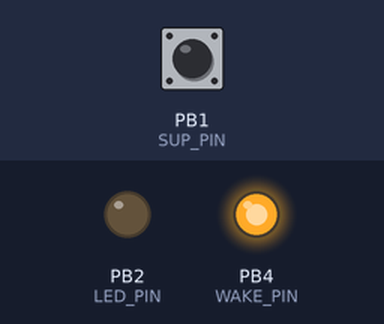
The sketch below on a simulated ATtiny85, built with avr-gcc and run on an emulated ATtiny85. Shown: output pins drawn as LEDs (lit = HIGH). The inputs (shaded band) are chosen by the test bench; at power-on: PB1 (SUP_PIN) LOW. Sleep ends after the set time or at an interrupt; pins used as bus, display or sensor lines are not drawn.

Above: at 8.25 s.
Timing chart, 0 to 13.7 s (numbered marks = the images above):
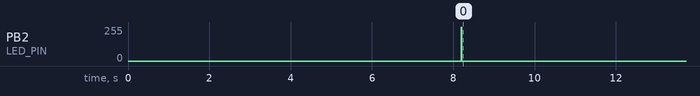

The sketch:

wilderness-watchdog.ino
```cpp
/*
 * TO DO
 *
 * -Need some way of telling if the ESP8266 is alive or dead
 *
 */

#include <avr/sleep.h>    // Sleep Modes
#include <avr/power.h>    // Power management
#include <avr/wdt.h>      // Watchdog timer

#define SUP_PIN  1
#define LED_PIN  2
#define RST_PIN  3
#define WAKE_PIN 4
#define THRESH   3200

//#define ADC_PIN  1
//#define LED_PIN  4

int f_wdt = 0;
long batteryVoltage = 0;
int serverUp = 0;

void setup() {
  pinMode(SUP_PIN, INPUT);
  pinMode(LED_PIN, OUTPUT);
  digitalWrite(LED_PIN, LOW);
  pinMode(WAKE_PIN, OUTPUT);
  digitalWrite(WAKE_PIN, HIGH);
  pinMode(RST_PIN, OUTPUT);
  digitalWrite(RST_PIN, HIGH);
  enterSleep();
}

void loop() {
  wdt_reset();
  batteryVoltage = readVcc();
  serverUp = digitalRead(SUP_PIN);

  if (batteryVoltage < THRESH ) {
    // Turn OFF FET
    digitalWrite(WAKE_PIN, LOW);
  }

/* Something wrong here. Keeps resetting */
/* Solved... had to actually wire it to pin 13 on esp :/ */
/*another problem, though: fet switch won't work at battery voltage*/
/*
/*
 * ok
 * i can't use the FET switch
 * not enough headroom
 * unless i find a better suited fet
 * take chpd low when vbat is too low
 * take chpd high when vbat is good
 * temorarily ground rst afterwards
 */

 if(batteryVoltage > THRESH){
  // TURN ESP8266 ON
  digitalWrite(WAKE_PIN, HIGH);
 }

  if(batteryVoltage >= THRESH && serverUp < 1) {
    // Reset ESP8266
    digitalWrite(RST_PIN, LOW);
    delay(250);
    digitalWrite(RST_PIN, HIGH);
  }
  enterSleep();
}

void enterSleep(void) {
  noInterrupts ();       // timed sequence coming up
  // pat the dog
  wdt_reset();
  // clear various "reset" flags
  MCUSR = 0;
  // allow changes, disable reset, clear existing interrupt
  WDTCR = bit (WDCE) | bit (WDE) | bit (WDIF);
  // set interrupt mode and an interval (WDE must be changed from 1 to 0 here)
  WDTCR = bit (WDIE) | bit (WDP3) | bit (WDP0);    // set WDIE, and 8 seconds delay
  set_sleep_mode(SLEEP_MODE_PWR_DOWN);
  sleep_enable ();       // ready to sleep
  interrupts ();         // interrupts are required now
  sleep_mode ();          // sleep
  sleep_disable ();      // precaution
}

ISR(WDT_vect) {
  heartbeat();
}

void heartbeat() {

  // We're alive!
  digitalWrite(LED_PIN, HIGH);
  delay(500);
  digitalWrite(LED_PIN, LOW);
  delay(500);

  // Message Voltage > THRESH

  if(batteryVoltage > THRESH){
    for(int i = 0; i < 4; i++){
      digitalWrite(LED_PIN, HIGH);
      delay(100);
      digitalWrite(LED_PIN, LOW);
      delay(100);
    }
  }

  // Message Voltage < THRESH

  if(batteryVoltage < THRESH){
    for(int i = 0; i < 2; i++){
      digitalWrite(LED_PIN, HIGH);
      delay(200);
      digitalWrite(LED_PIN, LOW);
      delay(200);
    }
  }

}

long readVcc() {
  // Read 1.1V reference against AVcc
  // set the reference to Vcc and the measurement to the internal 1.1V reference
#if defined(__AVR_ATmega32U4__) || defined(__AVR_ATmega1280__) || defined(__AVR_ATmega2560__)
  ADMUX = _BV(REFS0) | _BV(MUX4) | _BV(MUX3) | _BV(MUX2) | _BV(MUX1);
#elif defined (__AVR_ATtiny24__) || defined(__AVR_ATtiny44__) || defined(__AVR_ATtiny84__)
  ADMUX = _BV(MUX5) | _BV(MUX0);
#elif defined (__AVR_ATtiny25__) || defined(__AVR_ATtiny45__) || defined(__AVR_ATtiny85__)
  ADMUX = _BV(MUX3) | _BV(MUX2);
#else
  ADMUX = _BV(REFS0) | _BV(MUX3) | _BV(MUX2) | _BV(MUX1);
#endif

  delay(2); // Wait for Vref to settle
  ADCSRA |= _BV(ADSC); // Start conversion
  while (bit_is_set(ADCSRA, ADSC)); // measuring

  uint8_t low  = ADCL; // must read ADCL first - it then locks ADCH
  uint8_t high = ADCH; // unlocks both

  long result = (high << 8) | low;

  result = 1125300L / result; // Calculate Vcc (in mV); 1125300 = 1.1*1023*1000
  return result; // Vcc in millivolts
}
```
